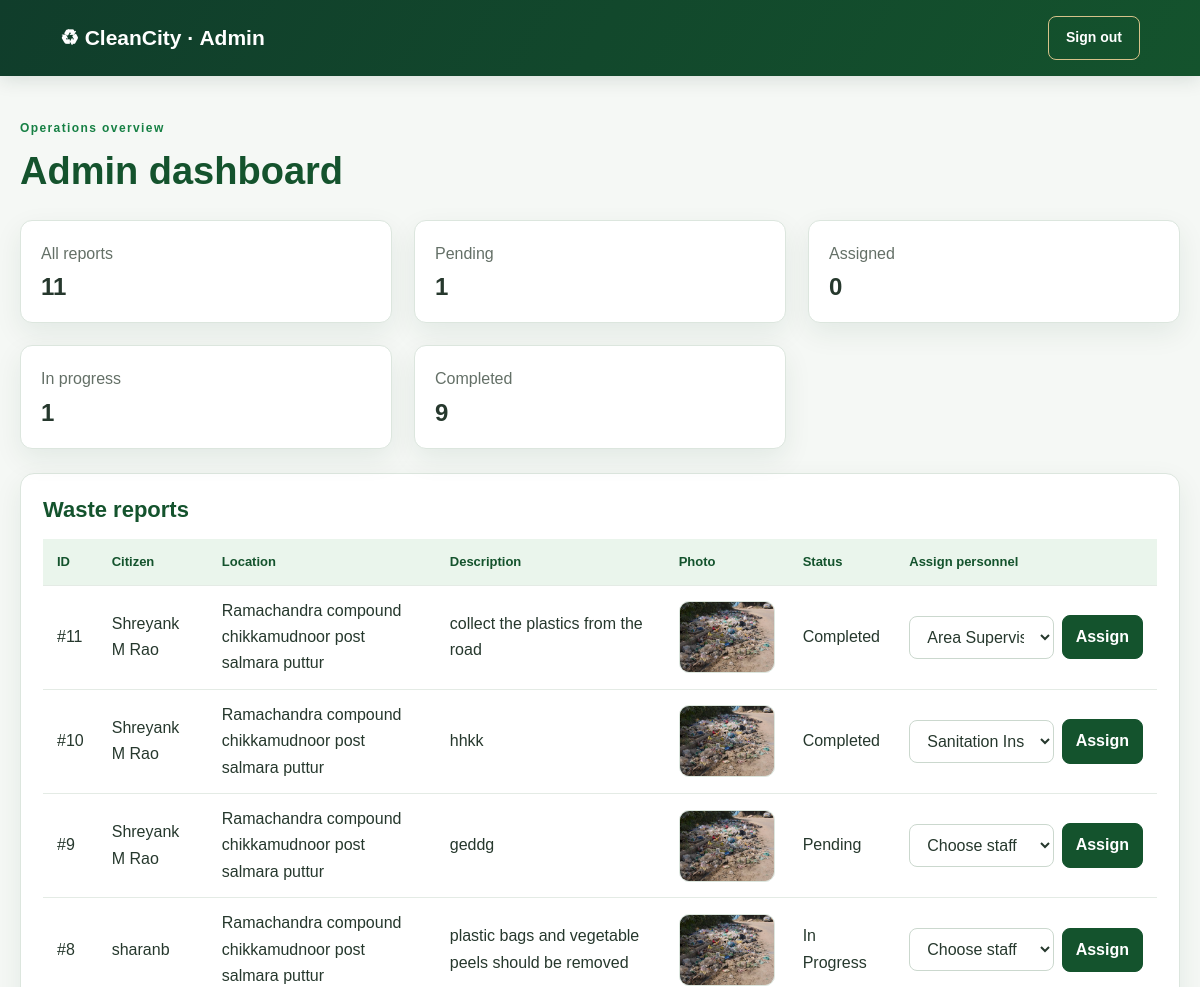
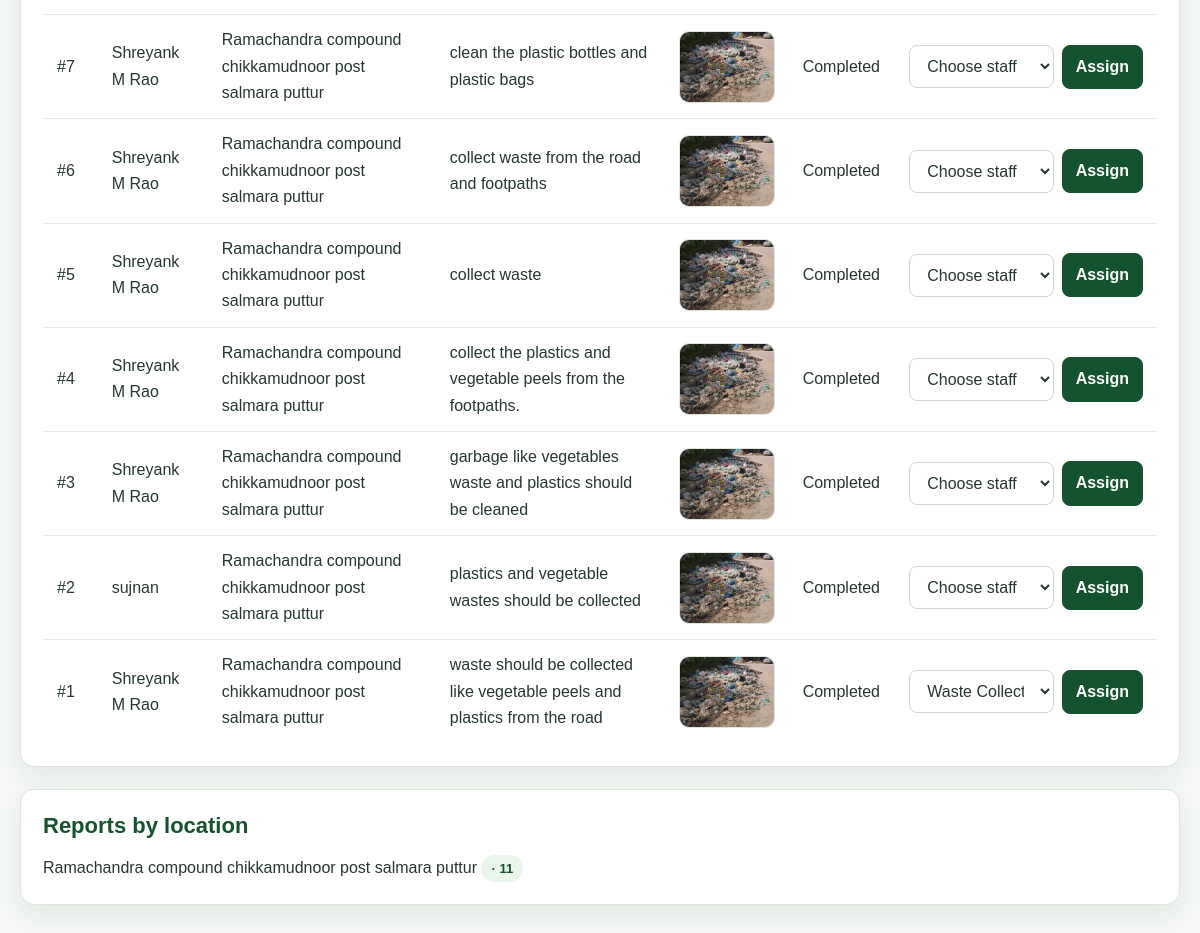
The page /admin (signed in) on the database its author committed (2 pictures, top to bottom).
### tables this page shows
CREATE TABLE reports (
            id INTEGER PRIMARY KEY AUTOINCREMENT,
            user_id INTEGER,
            location TEXT NOT NULL,
            description TEXT NOT NULL,
            photo TEXT,
            status TEXT DEFAULT 'Pending',
            assigned_to INTEGER,
            created_at TEXT,
            completed_at TEXT, assigned_category TEXT,
            FOREIGN KEY(user_id) REFERENCES users(id),
            FOREIGN KEY(assigned_to) REFERENCES users(id)
        );

CREATE TABLE users (
            id INTEGER PRIMARY KEY AUTOINCREMENT,
            name TEXT NOT NULL,
            email TEXT UNIQUE NOT NULL,
            password TEXT NOT NULL,
            role TEXT NOT NULL
        );

### app.py (the view)
@app.route("/admin")
def admin_dashboard():
    if session.get("role") != "admin":
        return redirect(url_for("login"))
    conn = get_db()
    total = conn.execute("""
        SELECT COUNT(*)
        FROM reports
    """).fetchone()[0]
    pending = conn.execute("""
        SELECT COUNT(*)
        FROM reports
        WHERE status = 'Pending'
    """).fetchone()[0]
    assigned = conn.execute("""
        SELECT COUNT(*)
        FROM reports
        WHERE status = 'Assigned'
    """).fetchone()[0]
    progress = conn.execute("""
        SELECT COUNT(*)
        FROM reports
        WHERE status = 'In Progress'
    """).fetchone()[0]
    completed = conn.execute("""
        SELECT COUNT(*)
        FROM reports
        WHERE status = 'Completed'
    """).fetchone()[0]
    reports = conn.execute("""
        SELECT
            reports.*,
            users.name AS citizen_name
        FROM reports
        JOIN users
        ON reports.user_id = users.id
        ORDER BY reports.id DESC
    """).fetchall()
    personnel = conn.execute("""
        SELECT *
        FROM users
        WHERE role = 'personnel'
    """).fetchall()
    locations = conn.execute("""
        SELECT
            location,
            COUNT(*) AS count
        FROM reports
        GROUP BY location
        ORDER BY count DESC
    """).fetchall()
    conn.close()
    return render_template(
        "admin_dashboard.html",
        total=total,
        pending=pending,
        assigned=assigned,
        progress=progress,
        completed=completed,
        reports=reports,
        personnel=personnel,
        staff_categories=STAFF_CATEGORIES,
        locations=locations
    )

### app.py (called while the page is built)
def get_db():
    conn = sqlite3.connect("database.db")
    conn.row_factory = sqlite3.Row
    return conn

### templates/admin_dashboard.html
<!doctype html><html lang="en"><head><meta charset="utf-8"><meta name="viewport" content="width=device-width,initial-scale=1"><title>Admin | CleanCity</title><link rel="stylesheet" href="{{ url_for('static',filename='style.css') }}"></head><body><header class="topbar"><a class="brand" href="{{ url_for('index') }}">♻ CleanCity · Admin</a><nav><a href="{{ url_for('logout') }}">Sign out</a></nav></header><main class="content"><span class="eyebrow">Operations overview</span><h1>Admin dashboard</h1><div class="features">{% for label,value in [('All reports',total),('Pending',pending),('Assigned',assigned),('In progress',progress),('Completed',completed)] %}<article><p>{{ label }}</p><h2>{{ value }}</h2></article>{% endfor %}</div><section class="panel"><h2>Waste reports</h2><div class="table-wrap"><table><thead><tr><th>ID</th><th>Citizen</th><th>Location</th><th>Description</th><th>Photo</th><th>Status</th><th>Assign personnel</th></tr></thead><tbody>{% for report in reports %}<tr><td>#{{ report.id }}</td><td>{{ report.citizen_name }}</td><td>{{ report.location }}</td><td>{{ report.description }}</td><td>{% if report.photo %}<a href="{{ url_for('static',filename='uploads/' + report.photo) }}" target="_blank" rel="noopener"><img src="{{ url_for('static',filename='uploads/' + report.photo) }}" class="report-image admin-report-image" alt="Waste reported for #{{ report.id }}" loading="lazy"></a>{% else %}<span class="photo-empty">No photo</span>{% endif %}</td><td>{{ report.status }}</td><td><form class="inline-form" method="post" action="{{ url_for('assign',report_id=report.id) }}"><select name="personnel_id" required><option value="">Choose staff</option>{% for category in staff_categories %}<option value="{{ category }}" {% if report.assigned_category == category %}selected{% endif %}>{{ category }}</option>{% endfor %}</select><button type="submit">Assign</button></form></td></tr>{% else %}<tr><td colspan="7">No reports submitted yet.</td></tr>{% endfor %}</tbody></table></div></section><section class="panel"><h2>Reports by location</h2>{% for item in locations %}<p>{{ item.location }} <span class="status">· {{ item.count }}</span></p>{% else %}<p>No location data yet.</p>{% endfor %}</section></main></body></html>

### static/style.css (style rules this page uses)
:root { --green: #14532d; --green-deep: #103d2b; --green-bright: #168044; --green-soft: #eaf5ec; --gold: #d6c28a; --gold-light: #ead9a7; --ink: #26382d; --muted: #647067; --line: #dce6de; --surface: #ffffff; --page: #f5f8f5; --shadow: 0 10px 28px rgba(16, 61, 43, .08); }
* { box-sizing: border-box; }
html { scroll-behavior: smooth; }
body { margin: 0; min-height: 100vh; background: var(--page); color: var(--ink); font-family: 'DM Sans', Arial, sans-serif; line-height: 1.65; -webkit-font-smoothing: antialiased; }
h1, h2, h3, .brand { font-family: 'Manrope', 'DM Sans', Arial, sans-serif; line-height: 1.25; }
h1, h2, h3, p { margin-top: 0; }
a { color: var(--green); }
button { cursor: pointer; font: inherit; }
.site-header, .topbar { min-height: 76px; padding: 14px clamp(18px, 5vw, 76px); display: flex; align-items: center; justify-content: space-between; gap: 20px; flex-wrap: wrap; background: linear-gradient(120deg, var(--green-deep), var(--green)); color: #fff; box-shadow: 0 4px 18px rgba(8, 45, 30, .12); }
.brand { display: inline-flex; align-items: center; gap: 12px; color: #fff; text-decoration: none; font-size: 21px; font-weight: 800; }
.nav-links, .topbar nav { display: flex; align-items: center; justify-content: center; flex-wrap: wrap; gap: 12px; }
.nav-links a, .topbar nav a { color: #fff; text-decoration: none; font-size: 14px; font-weight: 650; }
.nav-links .nav-login, .nav-links .nav-cta, .topbar nav a, .logout-button { display: inline-flex; align-items: center; justify-content: center; min-height: 42px; padding: 9px 17px; border: 1px solid var(--gold); border-radius: 8px; font-weight: 700; text-decoration: none; transition: .2s ease; }
.eyebrow { color: var(--green-bright); font-size: 12px; font-weight: 800; letter-spacing: 1.4px; }
.btn, .button, .form-card button, .inline-form button, form button, button[type="submit"] { display: inline-flex; align-items: center; justify-content: center; min-height: 44px; padding: 10px 20px; border: 1px solid var(--green); border-radius: 8px; background: var(--green); color: #fff; text-decoration: none; font-weight: 750; transition: background .2s ease, color .2s ease, transform .2s ease, border-color .2s ease; }
.features { width: min(1150px, calc(100% - 40px)); margin: -25px auto 55px; display: grid; grid-template-columns: repeat(3, minmax(0, 1fr)); gap: 22px; }
.feature, .step-card, .panel, .dashboard-card, .report-card { background: var(--surface); border: 1px solid var(--line); border-radius: 14px; box-shadow: var(--shadow); }
.content { width: min(1180px, calc(100% - 40px)); margin: 38px auto 64px; }
.content > h1 { margin: 8px 0 24px; color: var(--green); font-size: clamp(28px, 4vw, 38px); }
.content > .features { width: 100%; margin: 24px 0; }
.content > .features article { min-width: 0; padding: 20px; background: white; border: 1px solid var(--line); border-radius: 12px; box-shadow: var(--shadow); }
.content > .features article p { margin-bottom: 5px; color: var(--muted); }
.content > .features article h2 { margin: 0; }
.panel { margin: 22px 0; padding: 22px; }
.panel h2 { margin-bottom: 16px; color: var(--green); font-size: 22px; }
.panel > p:last-child { margin-bottom: 0; }
.table-wrap { overflow-x: auto; }
table { width: 100%; border-collapse: collapse; background: white; }
th, td { padding: 12px 14px; border-bottom: 1px solid #e4ebe5; text-align: left; vertical-align: middle; }
th { background: #eaf5ec; color: var(--green); font-size: 13px; white-space: nowrap; }
tbody tr:last-child td { border-bottom: 0; }
.inline-form { display: flex; align-items: center; gap: 8px; min-width: 210px; }
.inline-form select { min-width: 120px; margin: 0; }
.inline-form button { min-height: 40px; padding: 8px 13px; }
.status { display: inline-block; padding: 3px 10px; border-radius: 999px; background: var(--green-soft); color: var(--green); font-size: 13px; font-weight: 700; }
.report-image { display: block; width: min(100%, 560px); max-height: 380px; margin: 18px auto 0; border: 1px solid var(--line); border-radius: 10px; object-fit: contain; background: #f1f5f2; }
.admin-report-image { width: 96px; height: 72px; max-height: none; margin: 0; object-fit: cover; }
form { width: 100%; }
input, textarea, select { display: block; width: 100%; min-width: 0; margin: 6px 0 15px; padding: 11px 13px; border: 1px solid #cbd8ce; border-radius: 8px; background: #fff; color: var(--ink); font: inherit; }

### rows shown on the page
reports: id "11", citizen_name "Shreyank M Rao", location "Ramachandra compound chikkamudnoor post salmara puttur", description "collect the plastics from the road", photo (picture), status "Completed", personnel_id "Area Supervisor"
reports: id "10", citizen_name "Shreyank M Rao", location "Ramachandra compound chikkamudnoor post salmara puttur", description "hhkk", photo (picture), status "Completed", personnel_id "Sanitation Inspector"
reports: id "9", citizen_name "Shreyank M Rao", location "Ramachandra compound chikkamudnoor post salmara puttur", description "geddg", photo (picture), status "Pending"
reports: id "8", citizen_name "sharanb", location "Ramachandra compound chikkamudnoor post salmara puttur", description "plastic bags and vegetable peels should be removed", photo (picture), status "In Progress"
reports: id "7", citizen_name "Shreyank M Rao", location "Ramachandra compound chikkamudnoor post salmara puttur", description "clean the plastic bottles and plastic bags", photo (picture), status "Completed"
reports: id "6", citizen_name "Shreyank M Rao", location "Ramachandra compound chikkamudnoor post salmara puttur", description "collect waste from the road and footpaths", photo (picture), status "Completed"
reports: id "5", citizen_name "Shreyank M Rao", location "Ramachandra compound chikkamudnoor post salmara puttur", description "collect waste", photo (picture), status "Completed"
reports: id "4", citizen_name "Shreyank M Rao", location "Ramachandra compound chikkamudnoor post salmara puttur", description "collect the plastics and vegetable peels from the footpaths.", photo (picture), status "Completed"
reports: id "3", citizen_name "Shreyank M Rao", location "Ramachandra compound chikkamudnoor post salmara puttur", description "garbage like vegetables waste and plastics should be cleaned", photo (picture), status "Completed"
reports: id "2", citizen_name "sujnan", location "Ramachandra compound chikkamudnoor post salmara puttur", description "plastics and vegetable wastes should be collected", photo (picture), status "Completed"
reports: id "1", citizen_name "Shreyank M Rao", location "Ramachandra compound chikkamudnoor post salmara puttur", description "waste should be collected like vegetable peels and plastics from the road", photo (picture), status "Completed", personnel_id "Waste Collection Staff"

### other values the page prints
{{ label }} "All reports" "Pending" "Assigned" "In progress" "Completed"
{{ value }} "11" "1" "0" "1" "9"
{{ item.location }} "Ramachandra compound chikkamudnoor post salmara puttur"
{{ item.count }} "11"
